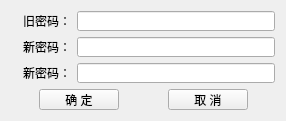
<?xml version="1.0" encoding="UTF-8"?>
<ui version="4.0">
 <class>HChangePasswordDialog</class>
 <widget class="QDialog" name="HChangePasswordDialog">
  <property name="geometry">
   <rect>
    <x>0</x>
    <y>0</y>
    <width>286</width>
    <height>121</height>
   </rect>
  </property>
  <property name="minimumSize">
   <size>
    <width>210</width>
    <height>121</height>
   </size>
  </property>
  <property name="maximumSize">
   <size>
    <width>400</width>
    <height>121</height>
   </size>
  </property>
  <property name="windowTitle">
   <string>修改密码</string>
  </property>
  <layout class="QFormLayout" name="formLayout">
   <item row="0" column="0">
    <widget class="QLabel" name="label_1">
     <property name="minimumSize">
      <size>
       <width>60</width>
       <height>0</height>
      </size>
     </property>
     <property name="text">
      <string>旧密码：</string>
     </property>
     <property name="alignment">
      <set>Qt::AlignRight|Qt::AlignTrailing|Qt::AlignVCenter</set>
     </property>
     <property name="buddy">
      <cstring>lineEdit_1</cstring>
     </property>
    </widget>
   </item>
   <item row="0" column="1">
    <widget class="QLineEdit" name="lineEdit_1">
     <property name="minimumSize">
      <size>
       <width>90</width>
       <height>0</height>
      </size>
     </property>
     <property name="echoMode">
      <enum>QLineEdit::PasswordEchoOnEdit</enum>
     </property>
     <property name="alignment">
      <set>Qt::AlignCenter</set>
     </property>
    </widget>
   </item>
   <item row="1" column="0">
    <widget class="QLabel" name="label_2">
     <property name="minimumSize">
      <size>
       <width>60</width>
       <height>0</height>
      </size>
     </property>
     <property name="text">
      <string>新密码：</string>
     </property>
     <property name="alignment">
      <set>Qt::AlignRight|Qt::AlignTrailing|Qt::AlignVCenter</set>
     </property>
     <property name="buddy">
      <cstring>lineEdit_1</cstring>
     </property>
    </widget>
   </item>
   <item row="1" column="1">
    <widget class="QLineEdit" name="lineEdit_2">
     <property name="minimumSize">
      <size>
       <width>90</width>
       <height>0</height>
      </size>
     </property>
     <property name="echoMode">
      <enum>QLineEdit::PasswordEchoOnEdit</enum>
     </property>
     <property name="alignment">
      <set>Qt::AlignCenter</set>
     </property>
    </widget>
   </item>
   <item row="2" column="0">
    <widget class="QLabel" name="label_3">
     <property name="minimumSize">
      <size>
       <width>60</width>
       <height>0</height>
      </size>
     </property>
     <property name="text">
      <string>新密码：</string>
     </property>
     <property name="alignment">
      <set>Qt::AlignRight|Qt::AlignTrailing|Qt::AlignVCenter</set>
     </property>
     <property name="buddy">
      <cstring>lineEdit_1</cstring>
     </property>
    </widget>
   </item>
   <item row="2" column="1">
    <widget class="QLineEdit" name="lineEdit_3">
     <property name="minimumSize">
      <size>
       <width>90</width>
       <height>0</height>
      </size>
     </property>
     <property name="echoMode">
      <enum>QLineEdit::PasswordEchoOnEdit</enum>
     </property>
     <property name="alignment">
      <set>Qt::AlignCenter</set>
     </property>
    </widget>
   </item>
   <item row="3" column="0" colspan="2">
    <layout class="QHBoxLayout" name="horizontalLayout_3">
     <property name="spacing">
      <number>9</number>
     </property>
     <item>
      <spacer name="horizontalSpacer_21">
       <property name="orientation">
        <enum>Qt::Horizontal</enum>
       </property>
       <property name="sizeHint" stdset="0">
        <size>
         <width>20</width>
         <height>20</height>
        </size>
       </property>
      </spacer>
     </item>
     <item>
      <widget class="QPushButton" name="pushButton_01">
       <property name="text">
        <string>确 定</string>
       </property>
       <property name="autoDefault">
        <bool>false</bool>
       </property>
      </widget>
     </item>
     <item>
      <spacer name="horizontalSpacer_22">
       <property name="orientation">
        <enum>Qt::Horizontal</enum>
       </property>
       <property name="sizeHint" stdset="0">
        <size>
         <width>40</width>
         <height>20</height>
        </size>
       </property>
      </spacer>
     </item>
     <item>
      <widget class="QPushButton" name="pushButton_02">
       <property name="text">
        <string>取 消</string>
       </property>
       <property name="autoDefault">
        <bool>false</bool>
       </property>
      </widget>
     </item>
     <item>
      <spacer name="horizontalSpacer_29">
       <property name="orientation">
        <enum>Qt::Horizontal</enum>
       </property>
       <property name="sizeHint" stdset="0">
        <size>
         <width>20</width>
         <height>20</height>
        </size>
       </property>
      </spacer>
     </item>
    </layout>
   </item>
  </layout>
 </widget>
 <resources/>
 <connections>
  <connection>
   <sender>pushButton_01</sender>
   <signal>clicked()</signal>
   <receiver>HChangePasswordDialog</receiver>
   <slot>accept()</slot>
   <hints>
    <hint type="sourcelabel">
     <x>58</x>
     <y>100</y>
    </hint>
    <hint type="destinationlabel">
     <x>16</x>
     <y>100</y>
    </hint>
   </hints>
  </connection>
  <connection>
   <sender>pushButton_02</sender>
   <signal>clicked()</signal>
   <receiver>HChangePasswordDialog</receiver>
   <slot>reject()</slot>
   <hints>
    <hint type="sourcelabel">
     <x>206</x>
     <y>100</y>
    </hint>
    <hint type="destinationlabel">
     <x>266</x>
     <y>95</y>
    </hint>
   </hints>
  </connection>
 </connections>
</ui>
